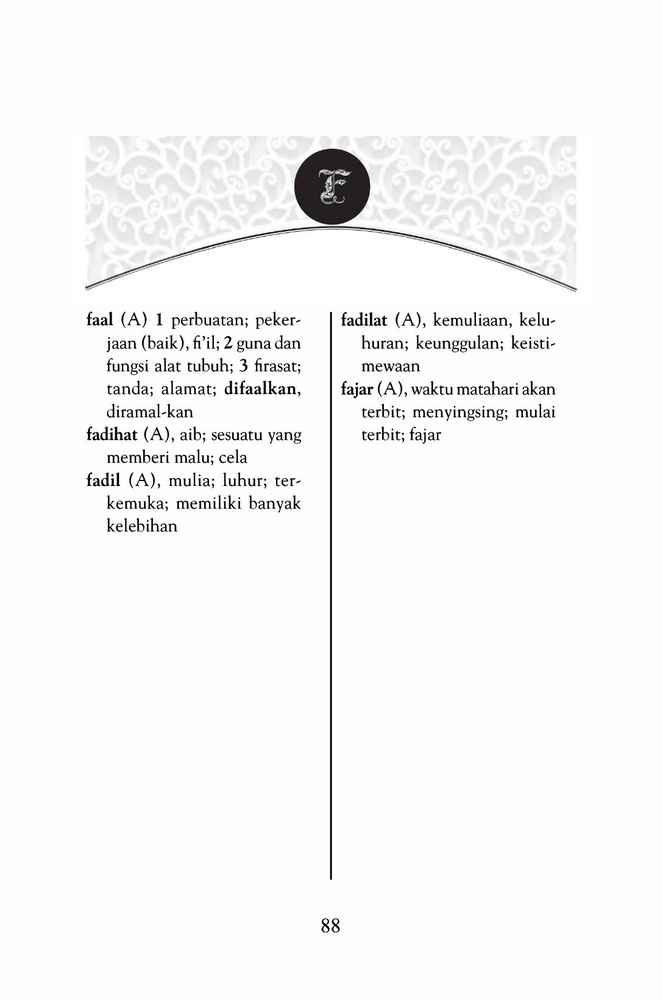
#> input picture compressed_file/kamus.pdf_103.jpg, 663 x 1000 px, shrunk from 1088 x 1640 before the run; its folder holds only this picture in this run
$ python crop.py
#> lines starting #> are read from the running program, lines starting #| are printed output that depends on the picture
from PIL import Image
import os
path_this = os.path.abspath(os.path.dirname(__file__))
path_compressed = os.path.join(path_this, "compressed_file")

i = 1
for root, dirs, files in os.walk(path_compressed, topdown=False):
    for name in files:
        img = Image.open(os.path.join(path_compressed, name))
#> img is the input picture: PIL image 663x1000 RGB; mean R, G, B 247.4, 247.4, 247.4
        w, h = img.size
#> w = 663; h = 1000
        img.crop((0, 0, w/2, h)).save(os.path.join(path_this, 'jpg', str(i) + '.jpg'))
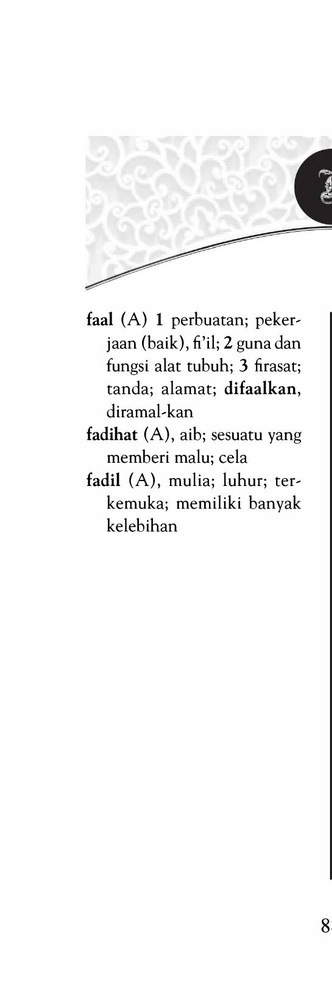
#> saved as 1.jpg: PIL image 332x1000 RGB; mean R, G, B 246.1, 246.1, 246.1
        i = i+1
        img.crop((w/2, 0, w, h)).save(os.path.join(path_this, 'jpg', str(i) + '.jpg'))
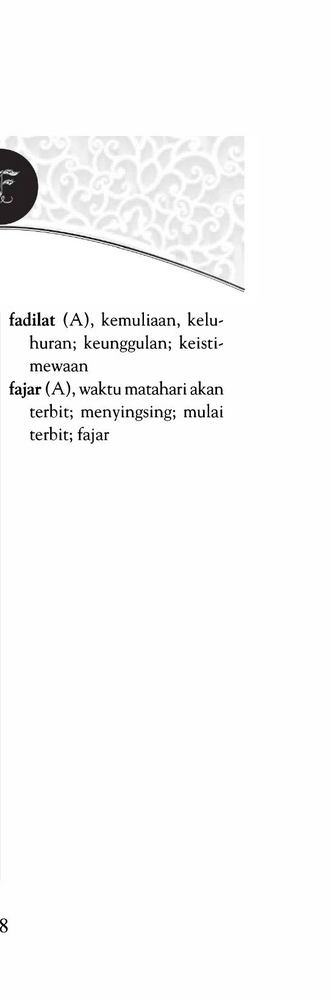
#> saved as 2.jpg: PIL image 331x1000 RGB; mean R, G, B 248.7, 248.7, 248.7
        i = i+1

$ run again, on compressed_file/kamus.pdf_112.jpg
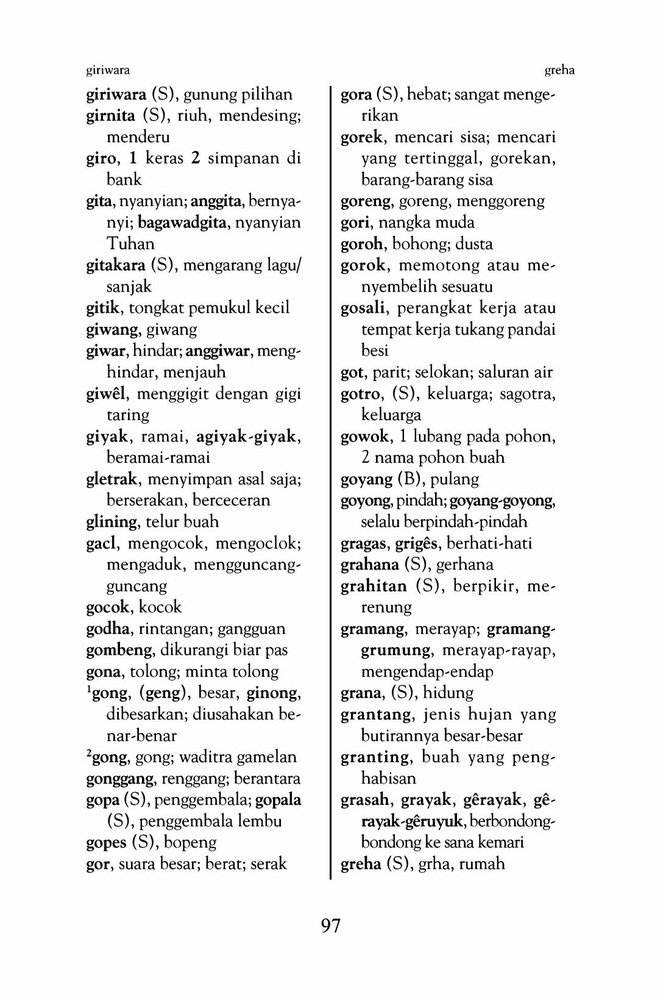
#> input picture compressed_file/kamus.pdf_112.jpg, 663 x 1000 px, shrunk from 1088 x 1640 before the run
#> img is the input picture: PIL image 663x1000 RGB; min 0, max 255, mean 237.1
#> `img.crop((0, 0, w/2, h)).save(os.path.join(path_this, 'jpg', str(i) + ..`:
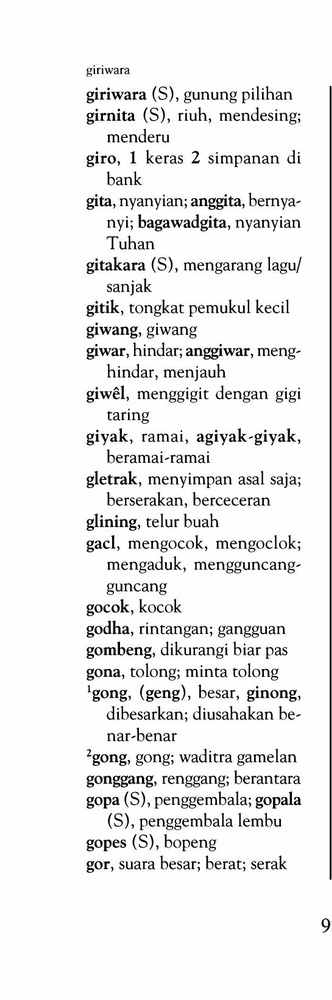
#> saved as 1.jpg: PIL image 332x1000 RGB; min 0, max 255, mean 236.6
#> `img.crop((w/2, 0, w, h)).save(os.path.join(path_this, 'jpg', str(i) + ..`:
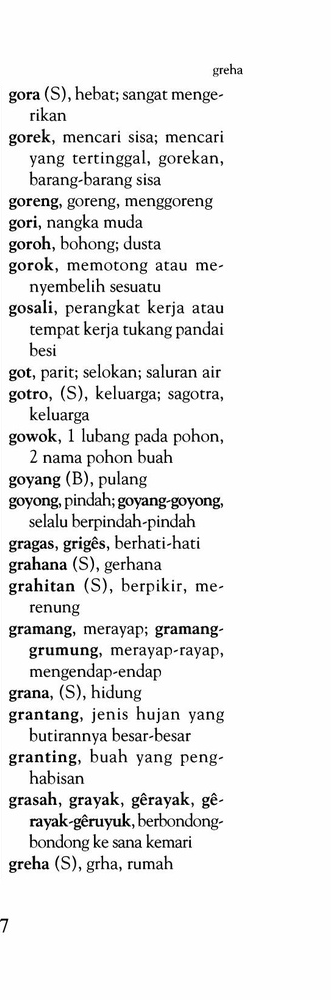
#> saved as 2.jpg: PIL image 331x1000 RGB; min 0, max 255, mean 237.6

$ run again, on compressed_file/kamus.pdf_114.jpg
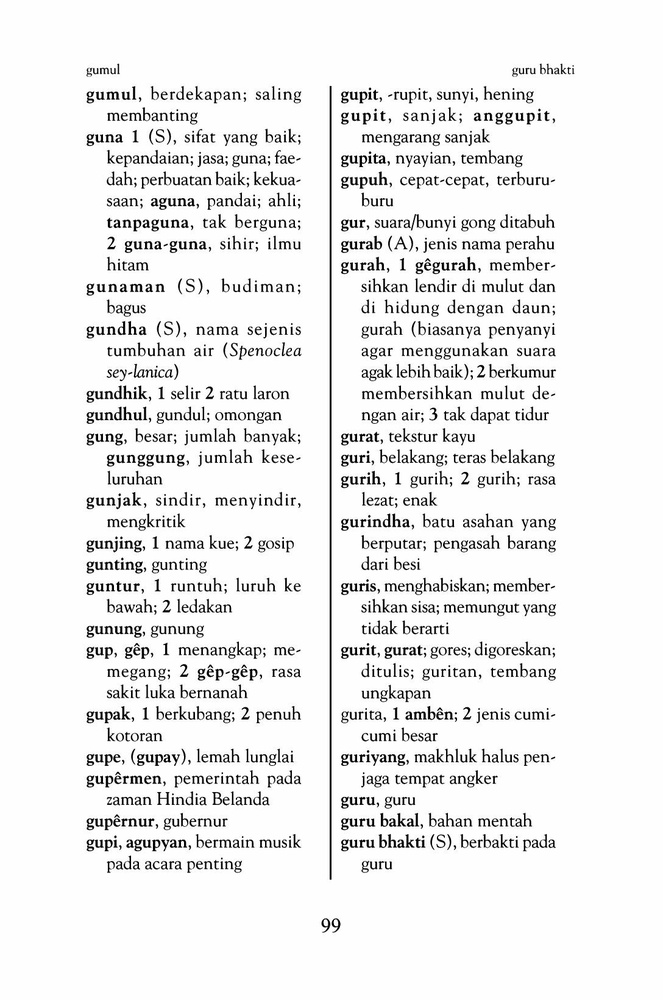
#> input picture compressed_file/kamus.pdf_114.jpg, 663 x 1000 px, shrunk from 1088 x 1640 before the run
#> img is the input picture: PIL image 663x1000 RGB; min 0, max 255, mean 237.3
#> `img.crop((0, 0, w/2, h)).save(os.path.join(path_this, 'jpg', str(i) + ..`:
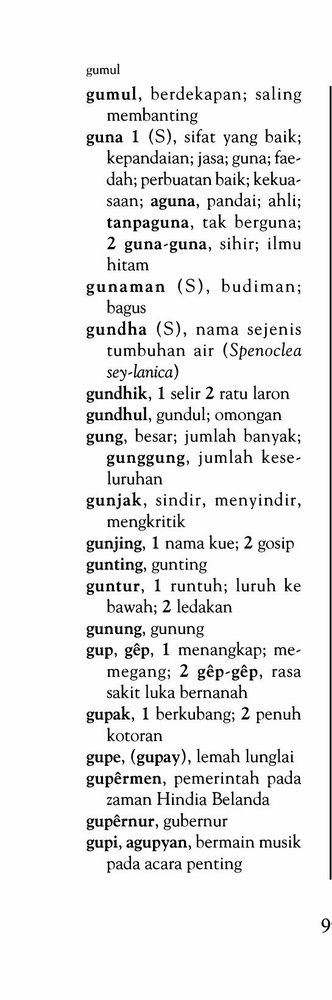
#> saved as 1.jpg: PIL image 332x1000 RGB; min 0, max 255, mean 237
#> `img.crop((w/2, 0, w, h)).save(os.path.join(path_this, 'jpg', str(i) + ..`:
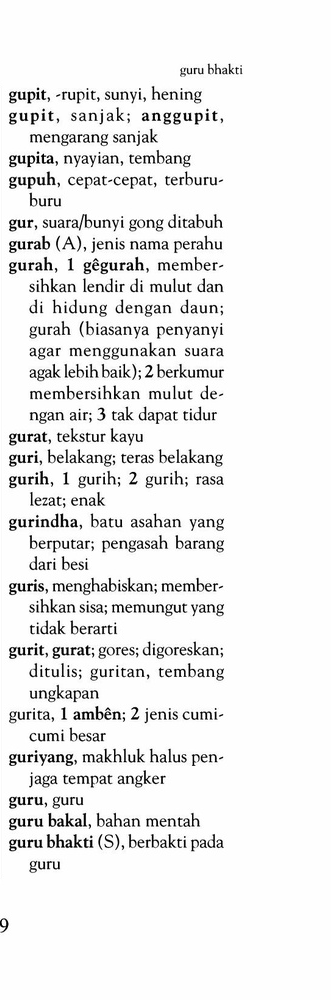
#> saved as 2.jpg: PIL image 331x1000 RGB; min 0, max 255, mean 237.7

$ run again, on compressed_file/kamus.pdf_133.jpg
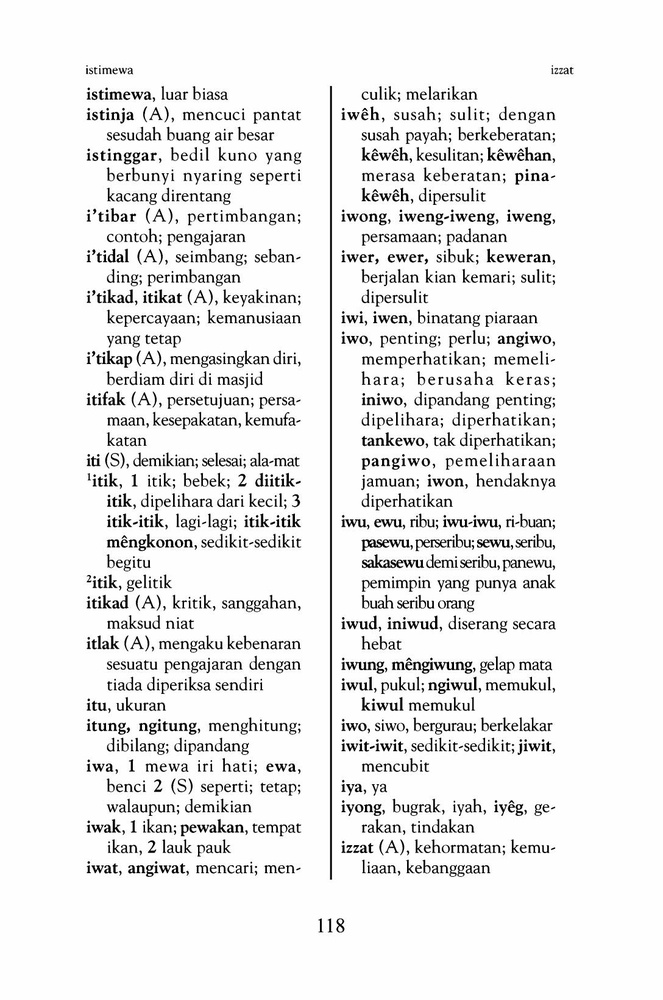
#> input picture compressed_file/kamus.pdf_133.jpg, 663 x 1000 px, shrunk from 1088 x 1640 before the run
#> img is the input picture: PIL image 663x1000 RGB; min 0, max 255, mean 236
#> `img.crop((0, 0, w/2, h)).save(os.path.join(path_this, 'jpg', str(i) + ..`:
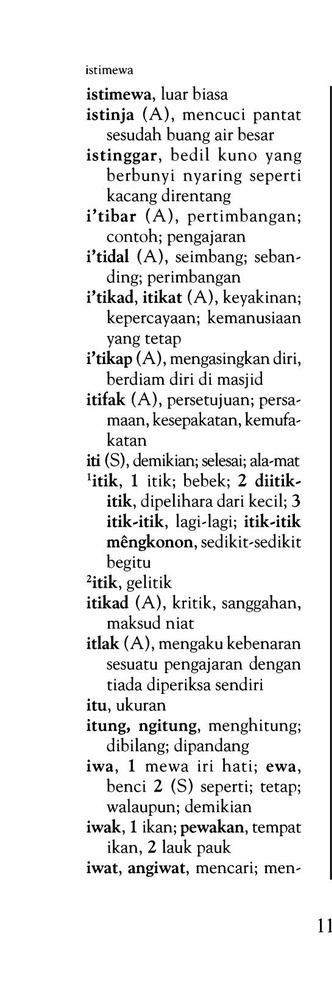
#> saved as 1.jpg: PIL image 332x1000 RGB; min 0, max 255, mean 235.6
#> `img.crop((w/2, 0, w, h)).save(os.path.join(path_this, 'jpg', str(i) + ..`:
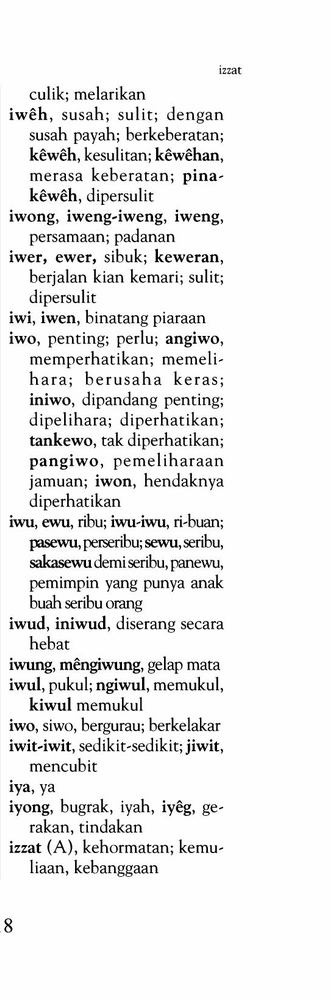
#> saved as 2.jpg: PIL image 331x1000 RGB; min 0, max 255, mean 236.3
